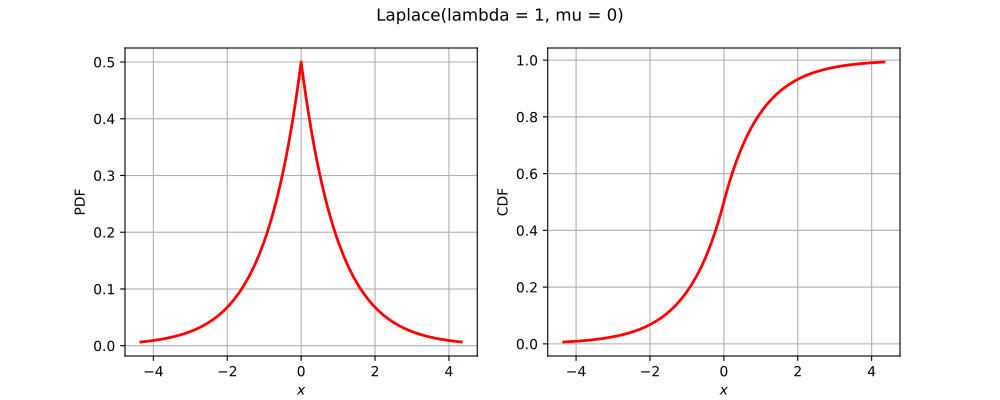

Recreate this plot in Python.
import openturns as ot
from matplotlib import pyplot as plt
from openturns.viewer import View
if ot.Laplace().__class__.__name__ == 'ComposedDistribution':
    correlation = ot.CorrelationMatrix(2)
    correlation[1, 0] = 0.25
    aCopula = ot.NormalCopula(correlation)
    marginals = [ot.Normal(1.0, 2.0), ot.Normal(2.0, 3.0)]
    distribution = ot.ComposedDistribution(marginals, aCopula)
elif ot.Laplace().__class__.__name__ == 'CumulativeDistributionNetwork':
    distribution = ot.CumulativeDistributionNetwork([ot.Normal(2),ot.Dirichlet([0.5, 1.0, 1.5])], ot.BipartiteGraph([[0,1], [0,1]]))
elif ot.Laplace().__class__.__name__ == 'Histogram':
    distribution = ot.Histogram([-1.0, 0.5, 1.0, 2.0], [0.45, 0.4, 0.15])
else:
    distribution = ot.Laplace()
dimension = distribution.getDimension()
if dimension == 1:
    distribution.setDescription(['$x$'])
    pdf_graph = distribution.drawPDF()
    cdf_graph = distribution.drawCDF()
    fig = plt.figure(figsize=(10, 4))
    plt.suptitle(str(distribution))
    pdf_axis = fig.add_subplot(121)
    cdf_axis = fig.add_subplot(122)
    View(pdf_graph, figure=fig, axes=[pdf_axis], add_legend=False)
    View(cdf_graph, figure=fig, axes=[cdf_axis], add_legend=False)
elif dimension == 2:
    distribution.setDescription(['$x_1$', '$x_2$'])
    pdf_graph = distribution.drawPDF()
    fig = plt.figure(figsize=(10, 5))
    plt.suptitle(str(distribution))
    pdf_axis = fig.add_subplot(111)
    View(pdf_graph, figure=fig, axes=[pdf_axis], add_legend=False)
